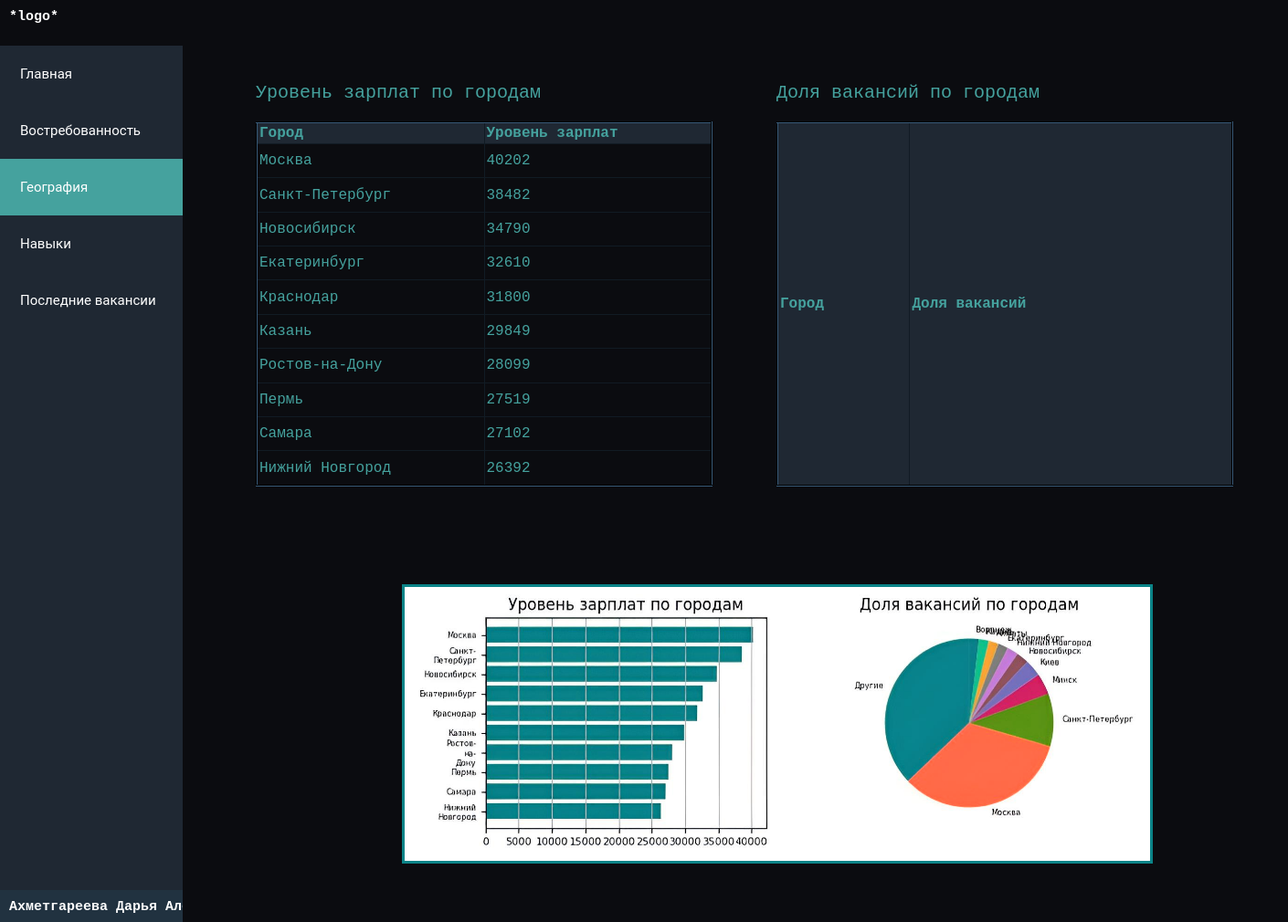
The page /geography/ on the database as committed earlier.
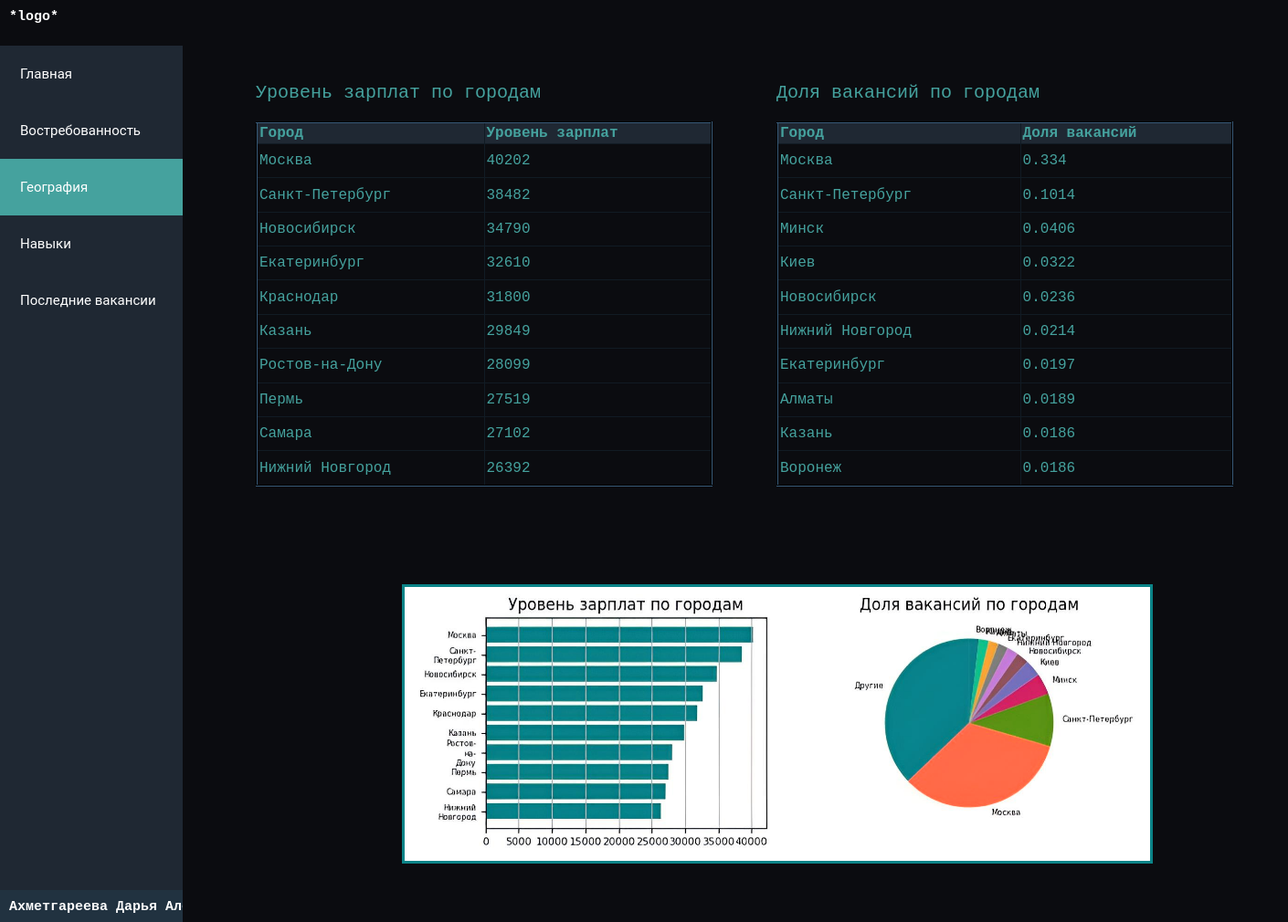
The same page on the database as committed later.
### extra_app/models.py (models this page shows, shortened)
class SalaryLevel(models.Model):
    city = models.CharField('Город', max_length=15)
    level_salary = models.CharField('Уровень зарплат', max_length=8)
    class Meta:
        verbose_name = 'Статистика по уровню зарплат'
        verbose_name_plural = 'Статистика по уровню зарплат'

class SalaryPart(models.Model):
    city = models.CharField('Город', max_length=15)
    part_salary = models.CharField('Уровень зарплат', max_length=8)
    class Meta:
        verbose_name = 'Статистика по доле вакансий'
        verbose_name_plural = 'Статистика по доле вакансий'

### extra_app/views.py (the view)
# urls.py: path('geography/', views.get_salary),
def get_salary(request):
    cities = SalaryLevel.objects.all()
    parts = SalaryPart.objects.all()
    response_data = {
        "cities": cities,
        "parts": parts,
    }
    return render(request, 'geography.html', response_data)

### templates/geography.html (shortened to what this page needs)
<!DOCTYPE html>
{% load static %}
<html lang="en">
<head>
    <link rel="stylesheet" href="{% static "css/style_geography.css" %}" />
</head>
<body>
 <header>
     <h1 class="logo">*logo*</h1>
     <div class="line"></div>
 </header>
    <main>
        <div class="sidebar">
            <a href="http://127.0.0.1:8000/">Главная</a>
            <a href="http://127.0.0.1:8000/demand/">Востребованность</a>
            <a class="active" href="http://127.0.0.1:8000/geography/">География</a>
            <a href="http://127.0.0.1:8000/skills/">Навыки</a>
            <a href="http://127.0.0.1:8000/latest_vacancies/">Последние вакансии</a>
        </div>
        <table class = "left_table" border="2" cellpadding="2px" align="left">
        <caption>Уровень зарплат по городам</caption>
        <thead><th>Город</th><th>Уровень зарплат</th></thead>
        {% for i in cities %}
            <tr>
                <td>{{ i.city }}</td>
                <td>{{ i.level_salary }}</td>
            </tr>
        {% endfor %}
        </table>
        <table class = "right_table" border="2" cellpadding="2px" align="left">
        <caption>Доля вакансий по городам</caption>
        <thead><th>Город</th><th>Доля вакансий</th></thead>
        {% for part in parts %}
            <tr>
                <td>{{ part.city }}</td>
                <td>{{ part.part_salary }}</td>
            </tr>
        {% endfor %}
        </table>
        <img class = "pic" src="{% static "images/city_graf.png" %}" alt="графики зарплат" >
    </main>
    <footer>
        <h1 class="logo">Ахметгареева Дарья Александровна   РИ-210944</h1>
    </footer>
</body>
</html>

### extra_app/static/css/style_geography.css (style rules this page uses)
.line { position: absolute; background-color: #1f2833; color: #1f2833; height: 3px; width: 100%; left: 0; top: 50px; }
body { background: #0b0c10; color: #66fcf1; font-family: "Bitstream Vera Sans Mono", Monaco, "Courier New", Courier, monospace; }
th { background-color: #1f2833; text-align: left; }
table { text-align: left; position: absolute; border-collapse: collapse; z-index: 1; top: 70px; height: 400px; width: 500px; background-color: #0b0c10; color: #45a29e; border-color: #111b24; }
caption { caption-side: top; text-align: left; padding: 20px 0; font-size: 20px; }
header { position: fixed; z-index: 1; width: 100%; left: 0; top: 0; height: 50px; background-color: #0b0c10; }
footer { position:fixed; overflow: hidden; left: 0; bottom: 0; width: 100%; height: 35px; background-color: #213240; }
.logo { margin-left: 10px; color: white; font-size: 15px; }
.sidebar { width: 200px; position: fixed; top: 50px; left: 0; background-color: #1f2833; height: 100%; overflow: auto; }
.sidebar a { display: block; color: white; font-size: 15px; font-family: "Roboto", "Lucida Grande", "DejaVu Sans", "Bitstream Vera Sans", Verdana, Arial, sans-serif; padding: 22px; text-decoration: none; }
.sidebar a.active { background-color: #45a29e; color: white; }
.pic { position: absolute; height: 300px; left: 440px; top: 640px; border: 3px solid #2279af; }
img { filter: hue-rotate(-26deg); }
.right_table { left: 850px; }
.left_table { left: 280px; }
.line { position: absolute; background-color: #0b0c10; height: 40px; width: 100%; left: 200px; top: 970px; }

Rows that differ between the two databases and show on the page:
added SalaryPart: city "Москва", part_salary "0.334"
added SalaryPart: city "Санкт-Петербург", part_salary "0.1014"
added SalaryPart: city "Минск", part_salary "0.0406"
added SalaryPart: city "Киев", part_salary "0.0322"
added SalaryPart: city "Новосибирск", part_salary "0.0236"
added SalaryPart: city "Нижний Новгород", part_salary "0.0214"
added SalaryPart: city "Екатеринбург", part_salary "0.0197"
added SalaryPart: city "Алматы", part_salary "0.0189"
added SalaryPart: city "Казань", part_salary "0.0186"
added SalaryPart: city "Воронеж", part_salary "0.0186"
